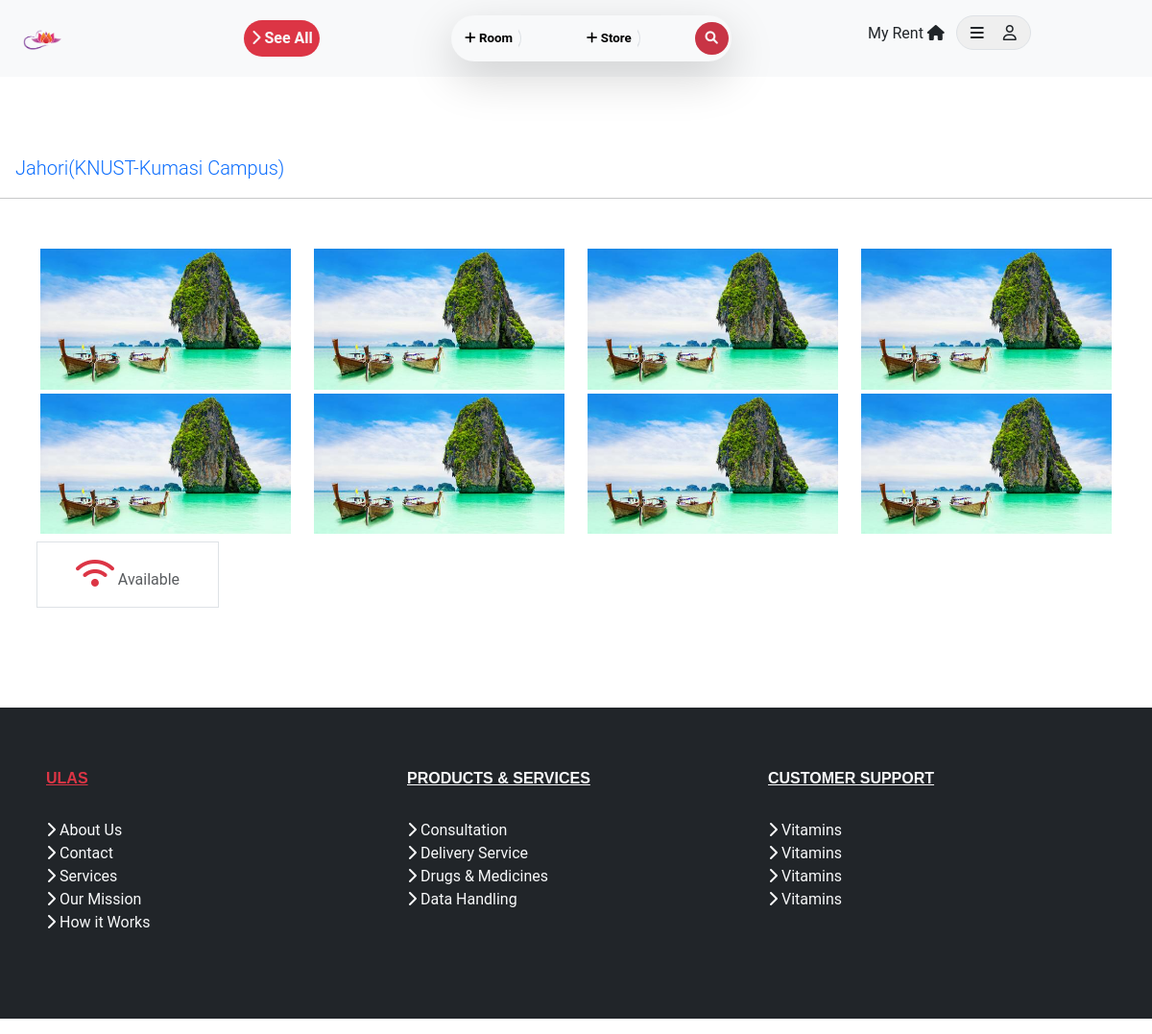
The app's page /hostel/6/, older data.
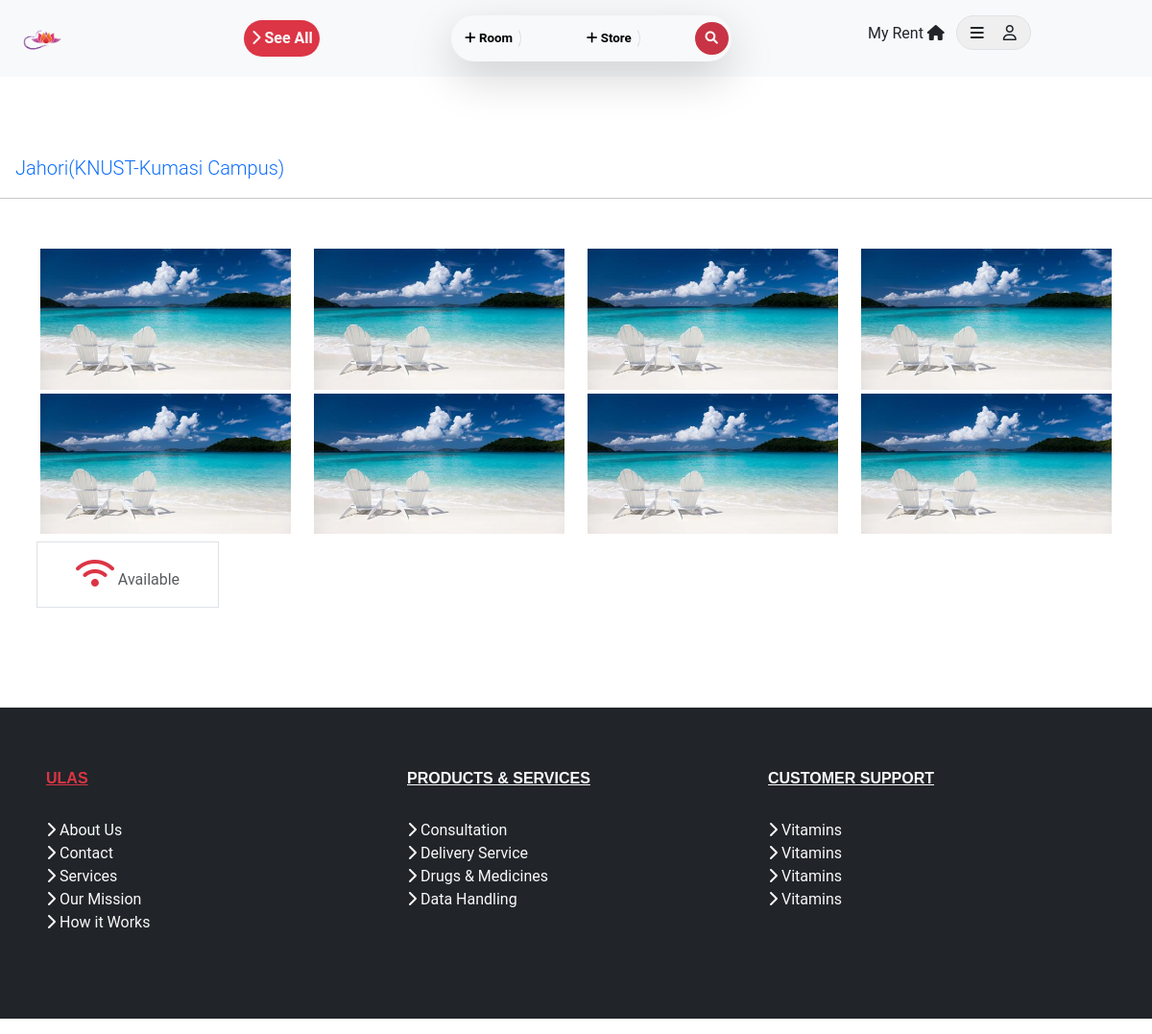
The same page, newer data.
### hostels/models.py (models this page shows, shortened)
class Hostel(models.Model):
    school = models.ForeignKey(School, on_delete=models.CASCADE)
    campus = models.CharField(max_length=100, default='Main Campus')
    hostel_name = models.CharField(max_length=50, default='unnamed hostel')
    contact = PhoneNumberField()
    image = models.ImageField(blank=True,
                              upload_to='static/images',
                              default=None)
    date_added = models.DateTimeField(default=timezone.now)
    no_of_rooms = models.PositiveIntegerField()
    hostel_coordinates = models.CharField(max_length=100)
    cost_per_room = models.DecimalField(max_digits=8, decimal_places=2)
    duration = models.PositiveIntegerField()
    wifi = models.CharField(max_length=20)
    details = RichTextUploadingField()
    '''
    trimming images to an appropriate size before saving to the database
    '''
    '''
    a method to get the cost of a romm
    '''
    '''
    calculating the distance of the hostel to the campus
    '''

class School(models.Model):
    name = models.CharField(max_length=100)
    city = models.CharField(max_length=100)
    region = models.CharField(max_length=100)
    school_coordinates = models.CharField(max_length=100)
    '''
    return the name of the school
    '''

### hostels/views.py (the view)
# urls.py: path('hostel/<int:pk>/', HostelDetailView.as_view(), name='hostel-detail'),
class HostelDetailView(DetailView):
    model = Hostel

### hostels/templates/hostels/hostel_detail.html (shortened to what this page needs)
{% extends 'hostels/base.html' %}
{% load static %}
{% block content %}
<section class="room-mt mb-5">
<p class="mx-3 lead text-capitalize"><a href="{% url 'rooms' %}">{{ object.hostel_name }}({{hostel.school.name}}-{{hostel.campus}})</a></p>
<hr>
</section>
<section>
    <div class="container">
        <div class="row">
            <div class="col-sm-3 col-md-3 mt-1">
                <img src="{{object.image.url}}" class="img-fluid">
            </div>
            <div class="col-sm-3 col-md-3 mt-1">
                <img src="{{object.image.url}}" class="img-fluid">
            </div>
            <div class="col-sm-3 col-md-3 mt-1">
                <img src="{{object.image.url}}" class="img-fluid">
            </div>
            <div class="col-sm-3 col-md-3 mt-1">
                <img src="{{object.image.url}}" class="img-fluid">
            </div>
            <div class="col-sm-3 col-md-3 mt-1">
                <img src="{{object.image.url}}" class="img-fluid">
            </div>
            <div class="col-sm-3 col-md-3 mt-1">
                <img src="{{object.image.url}}" class="img-fluid">
            </div>
            <div class="col-sm-3 col-md-3 mt-1">
                <img src="{{object.image.url}}" class="img-fluid">
            </div>
            <div class="col-sm-3 col-md-3 mt-1">
                <img src="{{object.image.url}}" class="img-fluid">
            </div>
        </div>
        <div class="row">
            <div class="col-md-2 col-sm-12 m-2 d-flex justify-content-center border py-3">
               <span class="text-muted text-capitalize"><i class="fa-solid fa-wifi text-danger fa-2x"> </i> {{object.wifi}}</span>
            </div>
        </div>
    </div>
</section>
{% endblock content %}

Row changes from the older to the newer data that the page shows:
changed Hostel "Jahori": image: a different picture
